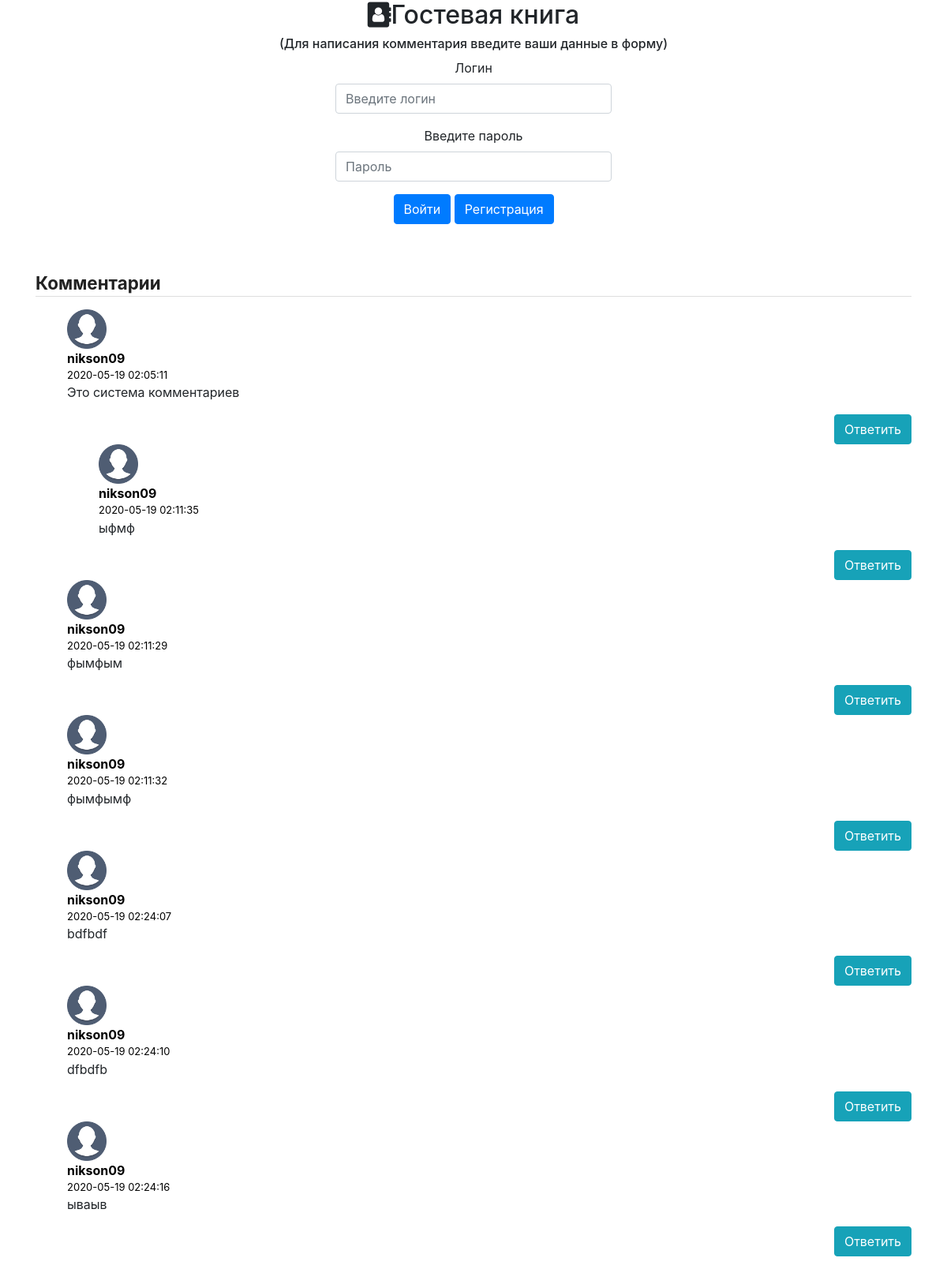
The page / on the database its author committed.
### tables this page shows
CREATE TABLE IF NOT EXISTS `comment` (
  `comment_id` int(11) NOT NULL AUTO_INCREMENT,
  `name` varchar(255) NOT NULL,
  `text` text NOT NULL,
  `parent_id` int(11) NOT NULL,
  `date` varchar(255) DEFAULT current_timestamp(),
  PRIMARY KEY (`comment_id`)
);

### config/routes.php (called while the page is built)
<?php
return array(
'Logout' => 'index/logout',
'registration' => 'registration/registration',
'' => 'index/index',
);

### Controllers/IndexController.php (called while the page is built, shortened)
<?php
include_once ROOT . '/model/login.php';
include_once ROOT . '/model/comment.php';
Class IndexController
{
public function actionIndex(){
        $comment = comment::commentExist();
 require_once(ROOT. '/view/index.php');
return true;
}
}

### index.php (called while the page is built, shortened)
<?php
$router = new Router();
$router->run();

### model/login.php (called while the page is built, shortened)
<?php
class login
{
    public static function isGuest()
    {
        return true;
    }
}

### model/comment.php (called while the page is built, shortened)
<?php
class comment {
public static function commentExist()
    {
        $db = Db::getConnection();
                $sql = 'SELECT comment_id, name, text, parent_id, date FROM comment '
                        . 'WHERE parent_id = "0" ORDER BY comment_id DESC '
                        ;
                $result = $db->prepare($sql);
                $result->bindParam(':count', $count, PDO::PARAM_INT);
                $result->setFetchMode(PDO::FETCH_ASSOC);
                $result->execute();
                $i = 0;
                $comment = array();
                while ($row = $result->fetch()) {
                    $comment[$i]['comment_id'] = $row['comment_id'];
                    $comment[$i]['name'] = $row['name'];
                    $comment[$i]['text'] = $row['text'];
                    $comment[$i]['date'] = $row['date'];
                    $comment[$i]['parent_id'] = $row['parent_id'];
                    $i++;
                }
                return $comment;
    }
public static  function getCategories($link) {
    if ($result = mysqli_query($link, "SELECT * FROM comment")) {
         return mysqli_fetch_all($result, MYSQLI_ASSOC);
    }
}
public static   function createTree($arr) {
	$parents_arr = array();
	foreach($arr as $key=>$item) {
		$parents_arr[$item['parent_id']][$item['comment_id']] = $item;
	}
	$treeElem = $parents_arr[0];
	comment::generateElemTree($treeElem,$parents_arr);
	return $treeElem;
}
public static   function generateElemTree(&$treeElem,$parents_arr) {
	foreach($treeElem as $key=>$item) {
		if(!isset($item['children'])) {
			$treeElem[$key]['children'] = array();
		}
		if(array_key_exists($key,$parents_arr)) {
			$treeElem[$key]['children'] = $parents_arr[$key];
			comment::generateElemTree($treeElem[$key]['children'],$parents_arr);
		}
	}
}
public static  function renderTemplate($path,$arr) {
	$output = '';
	if(file_exists($path)) {
		extract($arr);
		include $path;
		$output = ob_get_clean();
	}
	return $output;
}
}

### view/Templates/comment_part.php (the view)
<?php foreach($cats as $cat) :?>
<li class="media">	<div class="media-left">
                                 <a href="#">
                                   <img class="media-object img-circle" src="/Templates/avatar.png" alt="...">
                                 </a>
                               </div>
                               <div class="media-body">
                                 <div class="panel panel-info">
                                   <div class="panel-heading">
                                     <div class="author">	<?php echo $cat['name']; ?></div>
                                     <div class="metadata">
                                                     <span class="date"><?php echo $cat['date']; ?></span>
                                                   </div>
                                                 </div>
                                                 <div class="panel-body">
                                                   <div class="media-text text-justify"><p><?php echo $cat['text']; ?></p></div>
                                                   <div class="pull-right"><a class="btn btn-info reaply" id="<?php echo $cat['comment_id']; ?>" href="#">Ответить</a></div>
                                                 </div>
                                               </div>
                                          </div>
	<?php if(count($cat['children']) > 0) :?>
<ul class="media-list">		<?php echo comment::renderTemplate(ROOT. '/view/Templates/comment_part.php',['cats'=>$cat['children']]); ?></ul>
</li>
	<?php  endif; ?>
<?php endforeach; ?>

### components/Router.php (shortened to what this page needs)
<?php
class Router
{
    private $routes;
    public function __construct()
    {
        $routesPath = ROOT . '/config/routes.php';
        $this->routes = include($routesPath);
    }
    private function getURI()
    {
        if (!empty($_SERVER['REQUEST_URI'])) {
            return trim($_SERVER['REQUEST_URI'], '/');
        }
    }
    public function run()
    {
        $uri = $this->getURI();
        foreach ($this->routes as $uriPattern => $path) {
            if (preg_match("~$uriPattern~", $uri)) {
                $internalRoute = preg_replace("~$uriPattern~", $path, $uri);
                $segments = explode('/', $internalRoute);
                $controllerName = array_shift($segments) . 'Controller';
                $actionName = 'action' . ucfirst(array_shift($segments));
                $parameters = $segments;
                $controllerObject = new $controllerName;
                $result = call_user_func_array(array($controllerObject, $actionName), $parameters);
                if ($result != null) {
                    break;
                }
            }
        }
    }
}

### view/index.php (shortened to what this page needs)
<?php
        $paramsPath = ROOT . '/config/connect.php';
        $params = include($paramsPath);
$mysqli = comment::db_connect($params['host'], $params['user'], $params['password'], $params['dbname']);
$cats = comment::getCategories($mysqli);
$cats = comment::createTree($cats);
?>
<!DOCTYPE HTML PUBLIC "-//W3C//DTD HTML 4.01//EN" "http://www.w3.org/TR/html4/strict.dtd">
<html>
<head>
<link rel="stylesheet" href= "/Templates/css/main.css"></link>
<link rel="stylesheet" href="/Templates/css/bootstrap.css"></link>
<link rel="stylesheet" href="/Templates/css/bootstrap-grid.css"></link>
<link rel="stylesheet" href="/Templates/css/bootstrap-reboot.css"></link>
<link rel="stylesheet" href="https://stackpath.bootstrapcdn.com/font-awesome/4.7.0/css/font-awesome.min.css"></link>
</head>
<body>
<div class="container ">
<div class="head">
<h2 class="text-center"><i class="fa fa-address-book"></i>Гостевая книга</h2>
</div>
<?php if (login::isGuest()): ?>
<h6 class="text-center">(Для написания комментария введите ваши данные в форму)</h6>
<div class="Login row justify-content-center ">
<form action="#" method="post"  class="text-center col-4 ">
  <div class="form-group" >
    <label for="exampleInputLogin">Логин</label>
    <input type="login" name="login" class="form-control" id="exampleInputLogin" aria-describedby="loginHelp" placeholder="Введите логин">
  </div>
  <div class="form-group">
    <label for="exampleInputPassword1">Введите пароль</label>
    <input type="password" name="password" class="form-control" id="exampleInputPassword1" placeholder="Пароль">
  </div>
  <button type="submit" name="submit" class="btn btn-primary">Войти</button>
  <a class="btn btn-primary" href="registration">Регистрация</a>
</form>
</div>
 <?php endif; ?>
<div class="comments">
<h3 class="title-comments">Комментарии</h3>
<ul class="media-list"><?php echo comment::renderTemplate(ROOT. '/view/Templates/Comment_template.php',['cats'=>$cats]); ?></ul>
</div>
</div>
</body>
</html>

### view/Templates/Comment_template.php
<?php if(isset($cats)) :?>
	<?php echo comment::renderTemplate(ROOT . '/view/Templates/comment_part.php',['cats'=>$cats]); ?>
<?php endif; ?>

### Templates/css/main.css (style rules this page uses)
.media-body .author { display: block; font-size: 1rem; color: black; font-weight: 700; }
.media-body .metadata { display: block; color: black; font-size: .8125rem; }
.title-comments { font-size: 1.4rem; font-weight: bold; line-height: 1.5rem; color: rgba(0,0,0,.87); margin-bottom: 1rem; padding-bottom: .25rem; margin-top: 63px; border-bottom: 1px solid rgba(34,36,38,.15); }
.media-left img { width: 50px; }
.media { margin-top:0px; }
li.media { display: grid; }

### rows shown on the page
comment: name "nikson09", date "2020-05-19 02:05:11", text "Это система комментариев"
comment: name "nikson09", date "2020-05-19 02:11:35", text "ыфмф"
comment: name "nikson09", date "2020-05-19 02:11:29", text "фымфым"
comment: name "nikson09", date "2020-05-19 02:11:32", text "фымфымф"
comment: name "nikson09", date "2020-05-19 02:24:07", text "bdfbdf"
comment: name "nikson09", date "2020-05-19 02:24:10", text "dfbdfb"
comment: name "nikson09", date "2020-05-19 02:24:16", text "ываыв"
